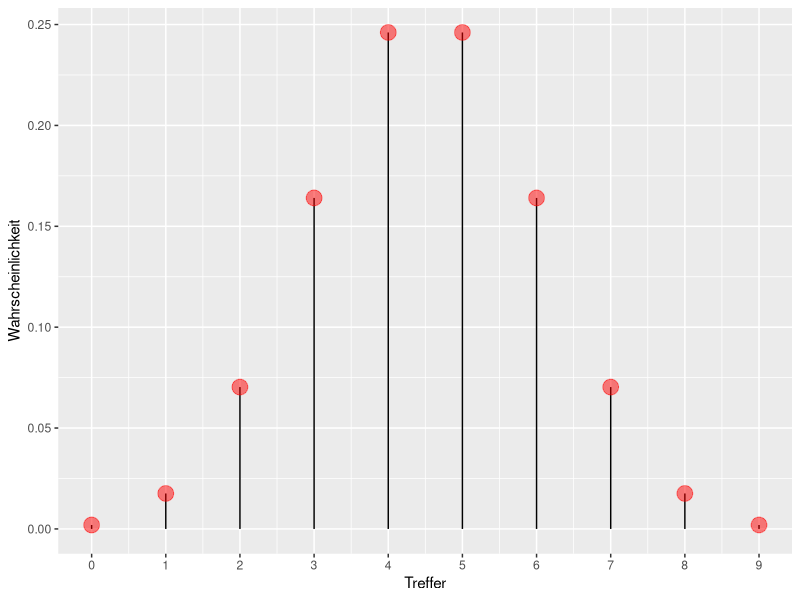
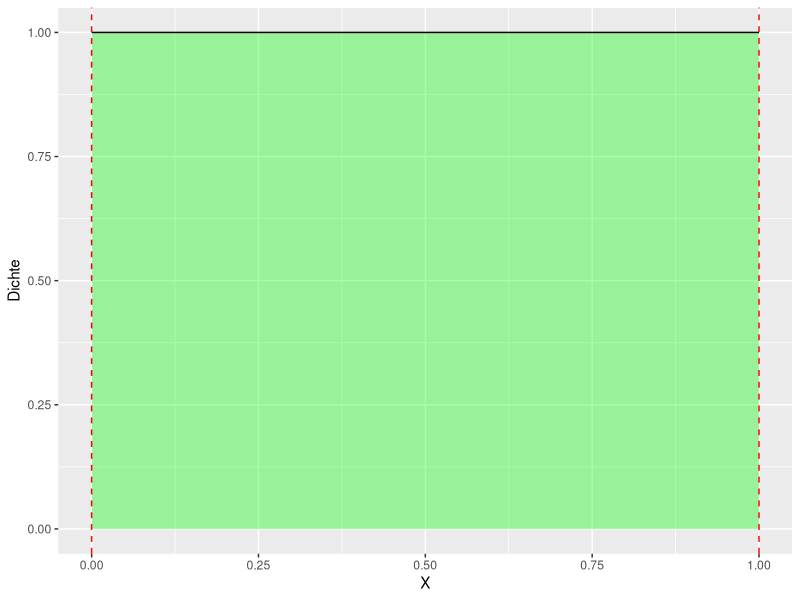

Reproduce these figures in R, in order.
## ---- chunk 1
#| include: false
library(tidyverse)
library(patchwork)
## ---- chunk 2
dbinom(x = 6, size = 9, prob = 1/2)
## ---- chunk 3
dbinom(x = 9, size = 9, prob = 1/2)
## ---- chunk 4
dbinom(x = 15, size = 20, prob = .5)
## ---- chunk 5
dbinom(3, 3, 1/2)
## ---- chunk 6
#| echo: false
#| label: fig-bin
#| fig-cap: Ein Beispiel für eine Binomialverteilung
dbinom(0:9, 9, 1/2) %>% 
  tibble(Wahrscheinlichkeit = .,
         Treffer = seq(0,9)) %>% 
  ggplot(aes(x = Treffer, y = Wahrscheinlichkeit)) +
  geom_segment(aes(xend = Treffer, yend = 0)) + 
  geom_point(color = "red", size = 5, alpha = .5) +
  scale_x_continuous(breaks = 0:9)

## ---- chunk 7
#| echo: false
#| fig-cap: Gleichverteilung
#| label: fig-unif



uniform_Plot <- function(a, b){
  xvals <- data.frame(x = c(a, b)) #Range for x-values
  
  ggplot(data.frame(x = xvals), 
         aes(x = x)) + xlim(c(a, b)) + ylim(0, 1/(b - a)) +
    stat_function(fun = dunif, args = list(min = a, max = b), 
                  geom = "area", 
                  fill = "green", alpha = 0.35) + 
    stat_function(fun = dunif, args = list(min = a, max = b)) +
    labs(x = "X", y = "Dichte")  +
    geom_vline(xintercept = a, linetype = "dashed", colour = "red") +
    geom_vline(xintercept = b, linetype = "dashed", colour = "red") 
  
}
uniform_Plot(0, 1)
## ---- chunk 8
#| echo: false
#source("R-Code/img221.R")
## ---- chunk 9
d <-
  tibble(
    # definiere das Gitter: 
    p_Gitter = seq(from = 0, to = 1, length.out = 10),
    # bestimme den Priori-Wert:       
    Priori  = 1) %>%  
    mutate(
      # berechne Likelihood für jeden Gitterwert:
      Likelihood = dbinom(6, size = 9, prob = p_Gitter),
      # berechen unstand. Posteriori-Werte:
      unstd_Post = Likelihood * Priori,
      # berechne stand. Posteriori-Werte (summiert zu 1):
      Post = unstd_Post / sum(unstd_Post))  
## ---- chunk 10
# | echo: false
d %>% 
  knitr::kable(digits = 2)
